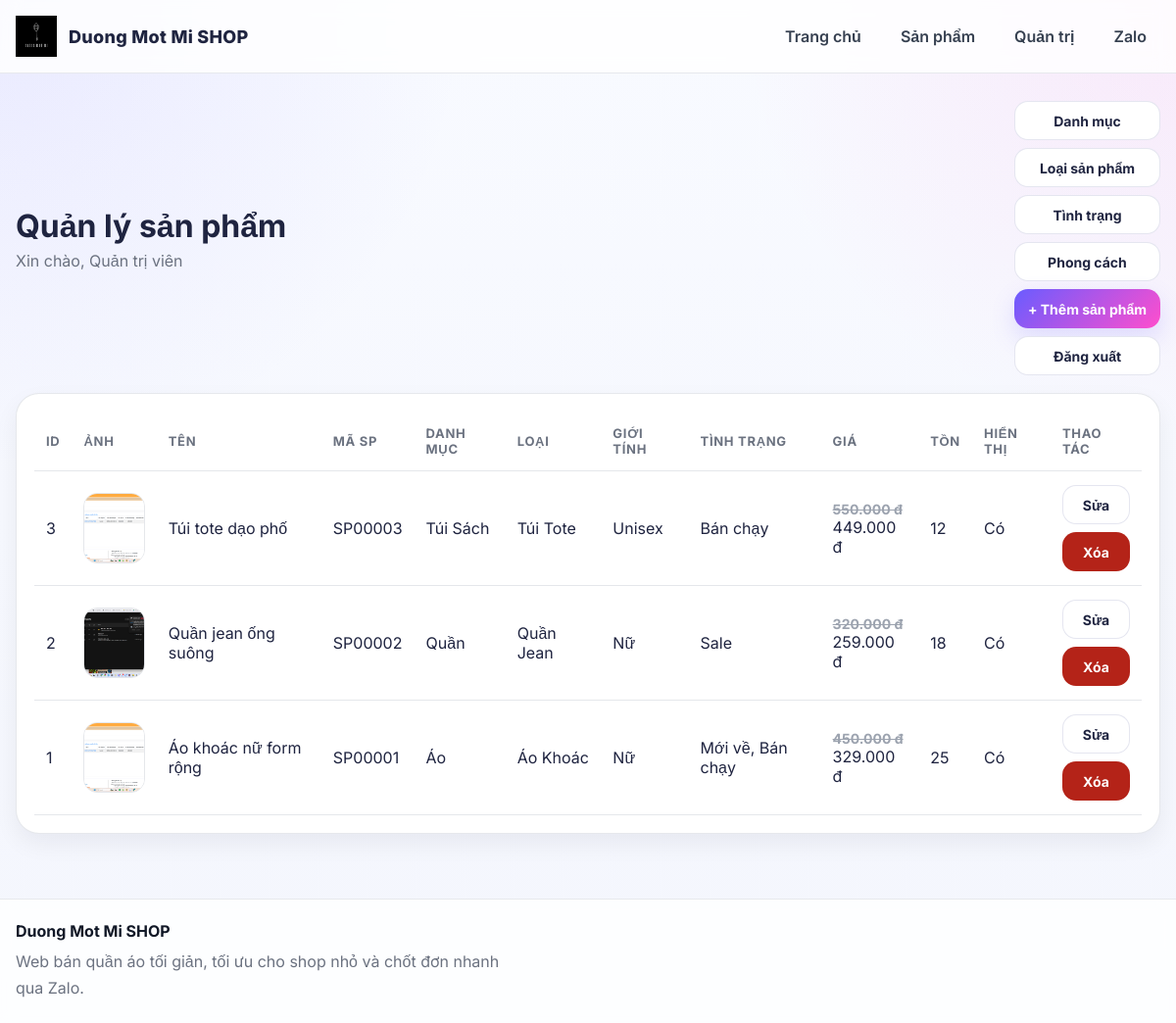
Screenshot of /admin/products.php (signed in) with the database file from the repository.
### tables this page shows
CREATE TABLE products (
    id INT AUTO_INCREMENT PRIMARY KEY,
    product_name VARCHAR(255) NOT NULL,
    product_code VARCHAR(100) NOT NULL UNIQUE,
    category_id INT NOT NULL,
    product_type_id INT NOT NULL,
    style_id INT DEFAULT NULL,
    gender ENUM('Nam', 'Nữ', 'Unisex') NOT NULL DEFAULT 'Unisex',
    original_price DECIMAL(12,2) NOT NULL DEFAULT 0.00,
    sale_price DECIMAL(12,2) DEFAULT NULL,
    material VARCHAR(255) DEFAULT NULL,
    size VARCHAR(100) DEFAULT NULL,
    information TEXT DEFAULT NULL,
    short_description VARCHAR(500) DEFAULT NULL,
    quantity INT NOT NULL DEFAULT 0,
    color VARCHAR(255) DEFAULT NULL,
    import_link VARCHAR(500) DEFAULT NULL,
    thumbnail VARCHAR(500) DEFAULT NULL,
    is_active TINYINT(1) NOT NULL DEFAULT 1,
    created_at TIMESTAMP DEFAULT CURRENT_TIMESTAMP,
    updated_at TIMESTAMP DEFAULT CURRENT_TIMESTAMP ON UPDATE CURRENT_TIMESTAMP,
    CONSTRAINT fk_products_category FOREIGN KEY (category_id) REFERENCES categories(id)
        ON DELETE RESTRICT ON UPDATE CASCADE,
    CONSTRAINT fk_products_type FOREIGN KEY (product_type_id) REFERENCES product_types(id)
        ON DELETE RESTRICT ON UPDATE CASCADE,
    CONSTRAINT fk_products_style FOREIGN KEY (style_id) REFERENCES styles(id)
        ON DELETE SET NULL ON UPDATE CASCADE
);

CREATE TABLE categories (
    id INT AUTO_INCREMENT PRIMARY KEY,
    name VARCHAR(100) NOT NULL,
    slug VARCHAR(120) DEFAULT NULL UNIQUE,
    sort_order INT NOT NULL DEFAULT 0,
    created_at TIMESTAMP DEFAULT CURRENT_TIMESTAMP
);

CREATE TABLE product_types (
    id INT AUTO_INCREMENT PRIMARY KEY,
    category_id INT NOT NULL,
    name VARCHAR(100) NOT NULL,
    slug VARCHAR(120) DEFAULT NULL UNIQUE,
    sort_order INT NOT NULL DEFAULT 0,
    created_at TIMESTAMP DEFAULT CURRENT_TIMESTAMP,
    CONSTRAINT fk_product_types_category FOREIGN KEY (category_id) REFERENCES categories(id)
        ON DELETE RESTRICT ON UPDATE CASCADE
);

### includes/functions.php (called while the page is built, shortened)
<?php
require_once __DIR__ . '/../config/db.php';
function e($value): string {
    return htmlspecialchars((string)($value ?? ''), ENT_QUOTES, 'UTF-8');
}
function format_price($price): string {
    return number_format((float)$price, 0, ',', '.') . ' đ';
}
function is_absolute_url(string $value): bool {
    return (bool)preg_match('#^(https?:)?//#i', $value);
}
function resolve_media_url(?string $value): string {
    $value = trim((string)$value);
    return BASE_URL . '/' . ltrim($value, '/');
}
function get_products($filters = null, bool $onlyActive = true): array {
    if (!is_array($filters)) {
        $filters = [
            'category_id' => $filters ? (int)$filters : null,
            'type_id'     => null,
            'gender'      => null,
            'price_min'   => null,
            'price_max'   => null,
            'q'           => '',
        ];
    }
    $sql = 'SELECT p.*,
                c.name AS category_name,
                s.name AS style_name,
                pt.name AS product_type_name,
                (
                    SELECT GROUP_CONCAT(pc.name ORDER BY pc.sort_order ASC, pc.id ASC SEPARATOR ", ")
                    FROM product_condition_maps pcm
                    INNER JOIN product_conditions pc ON pc.id = pcm.condition_id
                    WHERE pcm.product_id = p.id
                ) AS condition_names
            FROM products p
            LEFT JOIN categories c ON c.id = p.category_id
            LEFT JOIN styles s ON s.id = p.style_id
            LEFT JOIN product_types pt ON pt.id = p.product_type_id
            WHERE 1 = 1';
    $params = [];
    $sql .= ' ORDER BY p.id DESC';
    $stmt = db()->prepare($sql);
    $stmt->execute($params);
    return $stmt->fetchAll();
}

### config/db.php (called while the page is built, shortened)
<?php
function db(): PDO {
    static $pdo = null;
    if ($pdo === null) {
        $dsn = 'mysql:host=' . DB_HOST . ';dbname=' . DB_NAME . ';charset=utf8mb4';
        $options = [
            PDO::ATTR_ERRMODE => PDO::ERRMODE_EXCEPTION,
            PDO::ATTR_DEFAULT_FETCH_MODE => PDO::FETCH_ASSOC,
        ];
        $pdo = new PDO($dsn, DB_USER, DB_PASS, $options);
    }
    return $pdo;
}

### admin/products.php (the view, shortened to what this page needs)
<?php
require_once __DIR__ . '/../includes/functions.php';
$products = get_products(null, false);
require_once __DIR__ . '/../includes/header.php';
?>
<div class="admin-topbar">
    <div>
        <h1>Quản lý sản phẩm</h1>
        <p>Xin chào, <?= e($_SESSION['admin_name'] ?? 'Admin') ?></p>
    </div>
    <div class="card-actions">
        <a class="btn btn-light" href="<?= BASE_URL ?>/admin/categories.php">Danh mục</a>
        <a class="btn btn-light" href="<?= BASE_URL ?>/admin/product_types.php">Loại sản phẩm</a>
        <a class="btn btn-light" href="<?= BASE_URL ?>/admin/product_conditions.php">Tình trạng</a>
        <a class="btn btn-light" href="<?= BASE_URL ?>/admin/styles.php">Phong cách</a>
        <a class="btn" href="<?= BASE_URL ?>/admin/product_form.php">+ Thêm sản phẩm</a>
        <a class="btn btn-light" href="<?= BASE_URL ?>/admin/logout.php">Đăng xuất</a>
    </div>
</div>
<div class="table-wrap">
    <table>
        <thead>
            <tr>
                <th>ID</th>
                <th>Ảnh</th>
                <th>Tên</th>
                <th>Mã SP</th>
                <th>Danh mục</th>
                <th>Loại</th>
                <th>Giới tính</th>
                <th>Tình trạng</th>
                <th>Giá</th>
                <th>Tồn</th>
                <th>Hiển thị</th>
                <th>Thao tác</th>
            </tr>
        </thead>
        <tbody>
        <?php foreach ($products as $product): ?>
            <tr>
                <td><?= (int)$product['id'] ?></td>
                <td><img class="table-thumb" src="<?= e(resolve_media_url($product['thumbnail'])) ?>" alt=""></td>
                <td><?= e($product['product_name']) ?></td>
                <td><?= e($product['product_code']) ?></td>
                <td><?= e($product['category_name'] ?: '-') ?></td>
                <td><?= e($product['product_type_name'] ?: '-') ?></td>
                <td><?= e($product['gender'] ?: '-') ?></td>
                <td><?= e($product['condition_names'] ?: '-') ?></td>
                <td>
                    <?php if (!empty($product['sale_price'])): ?>
                        <div class="price-old"><?= format_price($product['original_price']) ?></div>
                        <div><?= format_price($product['sale_price']) ?></div>
                    <?php else: ?>
                        <?= format_price($product['original_price']) ?>
                    <?php endif; ?>
                </td>
                <td><?= (int)$product['quantity'] ?></td>
                <td><?= !empty($product['is_active']) ? 'Có' : 'Không' ?></td>
                <td>
                    <div class="card-actions">
                        <a class="btn btn-light" href="<?= BASE_URL ?>/admin/product_form.php?id=<?= (int)$product['id'] ?>">Sửa</a>
                        <a class="btn btn-danger" onclick="return confirm('Xóa sản phẩm này?');" href="<?= BASE_URL ?>/admin/product_delete.php?id=<?= (int)$product['id'] ?>">Xóa</a>
                    </div>
                </td>
            </tr>
        <?php endforeach; ?>
        </tbody>
    </table>
</div>
<?php require_once __DIR__ . '/../includes/footer.php'; ?>

### assets/style.css (style rules this page uses)
:root { --bg:#f5f7fb; --surface:#ffffff; --surface-soft:#f8fafc; --text:#111827; --muted:#6b7280; --line:#e5e7eb; --line-strong:#d1d5db; --primary:#111827; --accent:#7c3aed; --accent-soft:#f3e8ff; --success:#065f46; --danger:#b42318; --shadow:0 12px 34px rgba(15,23,42,.07); --shadow-lg:0 22px 50px rgba(15,23,42,.10); --radius:24px; --brand-1:#6a5cff; --brand-2:#ff4ecd; --brand-3:#1ed6ff; --brand-4:#ff9d42; --text-main:#1f2440; --text-soft:#6b7280; --line-soft:rgba(110,118,170,.18); --bg-soft:#f6f8ff; --white:#ffffff; --shadow-main:0 18px 50px rgba(72,86,165,.14); --shadow-hover:0 22px 55px rgba(84,61,255,.18); }
* { box-sizing:border-box }
html { scroll-behavior:smooth }
body { margin:0; font-family:'Inter',Arial,Helvetica,sans-serif; background: radial-gradient(circle at top left, rgba(106,92,255,.10), transparent 30%), radial-gradient(circle at top right, rgba(255,78,205,.10), transparent 28%), linear-gradient(180deg,#f8faff 0%,#f4f6fd 100%); color:var(--text-main); }
a { text-decoration:none;color:inherit }
img { max-width:100%;display:block }
.product-card-pro, .detail-box, .card-box, .admin-auth-box, .table-wrap { background:var(--surface); border:1px solid rgba(229,231,235,.95); border-radius:24px; box-shadow:var(--shadow); }
.price-old { font-size:14px; color:#9ca3af; text-decoration:line-through; font-weight:700; }
.card-actions { display:flex; flex-direction:column; gap:8px; flex-wrap:wrap; }
.card-actions .btn { min-height:40px; padding:0 14px; border-radius:14px; font-size:14px; }
.btn { display:inline-flex; align-items:center; justify-content:center; gap:8px; min-height:46px; padding:0 18px; border-radius:16px; background:linear-gradient(135deg,var(--brand-1),var(--brand-2)); color:#fff; font-weight:700; border:none; cursor:pointer; transition:.25s ease; box-shadow:0 10px 24px rgba(106,92,255,.18); }
.btn-light { background:#fff; color:var(--text-main); border:1px solid var(--line-soft); box-shadow:none; }
.btn-danger { background:var(--danger); color:#fff; padding:10px 14px; border-radius:12px; box-shadow:none; }
.admin-topbar { display:flex; justify-content:space-between; align-items:center; gap:16px; margin-bottom:18px; }
.admin-topbar h1 { margin:0 0 6px; }
.admin-topbar p { margin:0; color:var(--muted); }
.table-wrap, .card-box { padding:18px; }
table { width:100%; border-collapse:collapse; }
th, td { text-align:left; padding:14px 12px; border-bottom:1px solid var(--line); vertical-align:middle; }
th { font-size:13px; color:var(--muted); text-transform:uppercase; letter-spacing:.7px; }
.table-thumb { width:72px; height:72px; object-fit:cover; border-radius:14px; border:1px solid var(--line); }
:root { --shadow-main:0 12px 28px rgba(72,86,165,.10); --shadow-hover:0 16px 34px rgba(84,61,255,.14); --shadow:0 10px 24px rgba(15,23,42,.06); --shadow-lg:0 16px 36px rgba(15,23,42,.08); }
.btn, .social-card, .pill { transition: transform .2s ease, box-shadow .2s ease, background-color .2s ease, color .2s ease, border-color .2s ease; }

### rows the page displays
products: id "3", thumbnail (picture), product_name "Túi tote dạo phố", product_code "SP00003", category.name "Túi Sách", product_type.name "Túi Tote", gender "Unisex", condition_names "Bán chạy", original_price "550.000 đ", sale_price "449.000 đ", quantity "12", is_active "Có"
products: id "2", thumbnail (picture), product_name "Quần jean ống suông", product_code "SP00002", category.name "Quần", product_type.name "Quần Jean", gender "Nữ", condition_names "Sale", original_price "320.000 đ", sale_price "259.000 đ", quantity "18", is_active "Có"
products: id "1", thumbnail (picture), product_name "Áo khoác nữ form rộng", product_code "SP00001", category.name "Áo", product_type.name "Áo Khoác", gender "Nữ", condition_names "Mới về, Bán chạy", original_price "450.000 đ", sale_price "329.000 đ", quantity "25", is_active "Có"

### other values shown
$_SESSION['admin_name'] "Quản trị viên"
